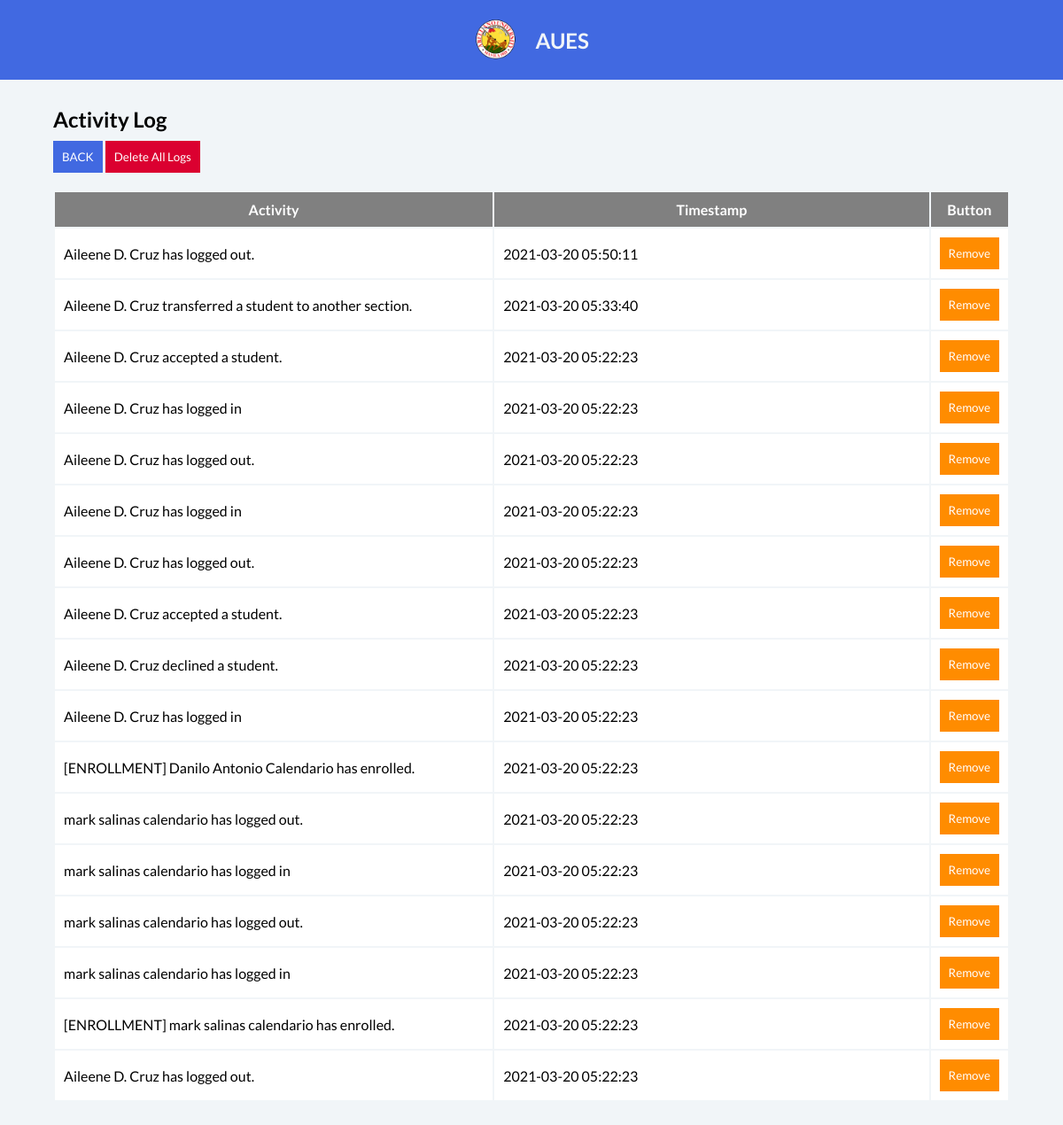
The app's page /admin/activitylog/index.php (signed in) with its own data.
### tables this page shows
CREATE TABLE `log` (
  `logid` int(11) NOT NULL,
  `logtext` text NOT NULL,
  `log_time` timestamp NULL DEFAULT current_timestamp()
);

### admin/activitylog/index.php (the view, shortened to what this page needs)
<?php
    function getlogs() {
        $con = connect();
        $stmt = $con->prepare('SELECT * FROM log ORDER BY logid DESC');
        $stmt->execute();
        $res = $stmt->get_result();
        while ($row = $res->fetch_assoc()) {
            ?>
            <form method="post">
                <tr>
                    <td> <?php echo $row['logtext']; ?> </td>
                    <td> <?php echo $row['log_time']; ?> </td>
                    <td>
                        <button name="removelog" class="remove">Remove</button>
                    </td>
                </tr>
            </form>
            <?php
        }
    }
            ?>
<!DOCTYPE html>
<html lang="en">
<head>
    <link rel="stylesheet" href="../../css/query.css">
    <link rel="stylesheet" href="css/index.css">
    <link rel="stylesheet" href="../../css/fontawesome/css/all.min.css">
</head>
<body>
    <nav>
        <div class="container">
            <div class="nav-wrapper">
                <div class="aues-title">
                    <div class="au-logo">
                        <img src="../../assets/AULOGO.png">
                    </div>
                    <h1>AUES</h1>
                </div>
            </div>
        </div>
    </nav>
    <section id="activitylog">
        <div class="container">
            <div class="wrapper">
                <div class="topper">
                    <h1>Activity Log</h1>
                    <form method="post">
                        <button style="background-color: royalblue;" name="back"> BACK </button>
                        <button name="deletealllogs"> Delete All Logs </button>
                    </form>
                </div>
                <table>
                    <tr>
                        <th>Activity</th>
                        <th>Timestamp</th>
                        <th>Button</th>
                    </tr>
                    <?php getlogs(); ?>
                </table>
            </div>
        </div>
    </section>
</body>
</html>

### css/query.css (style rules this page uses)
.container { width: 90%; margin: auto; }
@media only screen and (min-width: 768px) { .container { margin: auto; max-width: 1300px; } }

### admin/activitylog/css/index.css (style rules this page uses)
* { padding: 0; margin: 0; font-family: 'Lato', sans-serif; -webkit-transition: 0.3s cubic-bezier(0.175, 0.885, 0.32, 1.275); transition: 0.3s cubic-bezier(0.175, 0.885, 0.32, 1.275); scroll-behavior: smooth; }
button { cursor: pointer; }
body { background-color: #F1F5F8; }
nav { background-color: royalblue; }
nav .container .nav-wrapper { display: inline; padding: 20px 0 20px 0; }
nav .container .nav-wrapper .aues-title { padding-top: 20px; display: -webkit-box; display: -ms-flexbox; display: flex; margin: auto; -webkit-box-pack: justify; -ms-flex-pack: justify; justify-content: space-between; -webkit-box-align: center; -ms-flex-align: center; align-items: center; width: 130px; }
nav .container .nav-wrapper .aues-title .au-logo { width: 50px; height: 50px; border-radius: 50%; overflow: hidden; }
nav .container .nav-wrapper .aues-title .au-logo img { width: 100%; }
nav .container .nav-wrapper .aues-title h1 { color: #F1F5F8; }
@media screen and (min-width: 768px) { nav { background-color: royalblue; } }
@media screen and (min-width: 768px) { nav .container .nav-wrapper { display: -webkit-box; display: -ms-flexbox; display: flex; -ms-flex-pack: distribute; justify-content: space-around; -webkit-box-align: center; -ms-flex-align: center; align-items: center; padding: 20px 0 20px 0; } }
@media screen and (min-width: 768px) { nav .container .nav-wrapper .aues-title { padding: 0; margin: 0; } }
#activitylog { margin: 30px 0; }
#activitylog .container .wrapper .topper form { margin: 10px 0; }
#activitylog .container .wrapper .topper form button { background-color: #db0030; border: 0; color: white; padding: 10px; }
#activitylog .container .wrapper table { margin: 20px 0; }
#activitylog .container .wrapper table tr td, #activitylog .container .wrapper table tr th { width: calc(100% /2); padding: 10px; }
#activitylog .container .wrapper table tr td { background-color: white; }
#activitylog .container .wrapper table tr td .remove { background-color: darkorange; border: 0; color: white; padding: 10px; }
#activitylog .container .wrapper table tr th { color: white; background-color: gray; }

### records on screen
log: logtext "Aileene D. Cruz has logged out.", log_time "2021-03-20 05:50:11"
log: logtext "Aileene D. Cruz transferred a student to another section.", log_time "2021-03-20 05:33:40"
log: logtext "Aileene D. Cruz accepted a student.", log_time "2021-03-20 05:22:23"
log: logtext "Aileene D. Cruz has logged in", log_time "2021-03-20 05:22:23"
log: logtext "Aileene D. Cruz has logged out.", log_time "2021-03-20 05:22:23"
log: logtext "Aileene D. Cruz has logged in", log_time "2021-03-20 05:22:23"
log: logtext "Aileene D. Cruz has logged out.", log_time "2021-03-20 05:22:23"
log: logtext "Aileene D. Cruz accepted a student.", log_time "2021-03-20 05:22:23"
log: logtext "Aileene D. Cruz declined a student.", log_time "2021-03-20 05:22:23"
log: logtext "Aileene D. Cruz has logged in", log_time "2021-03-20 05:22:23"
log: logtext "[ENROLLMENT] Danilo Antonio Calendario has enrolled.", log_time "2021-03-20 05:22:23"
log: logtext "mark salinas calendario has logged out.", log_time "2021-03-20 05:22:23"
log: logtext "mark salinas calendario has logged in", log_time "2021-03-20 05:22:23"
log: logtext "mark salinas calendario has logged out.", log_time "2021-03-20 05:22:23"
log: logtext "mark salinas calendario has logged in", log_time "2021-03-20 05:22:23"
log: logtext "[ENROLLMENT] mark salinas calendario has enrolled.", log_time "2021-03-20 05:22:23"
log: logtext "Aileene D. Cruz has logged out.", log_time "2021-03-20 05:22:23"
